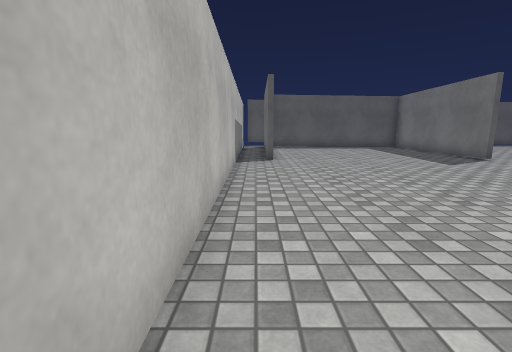
View 1 (above)

24 first-person views from a walk through a Unity game level. The camera is 1.2 m above the floor, tilts 10° down and sees 85° across. The floor is counted in squares, 1 m on a side. Each view is taken from the middle of a square. On the plan, view 1 faces up. The plan holds only what a view shows up to about 13 squares ahead; the rest is blank. The player character is not drawn. Some animated figures are left out. Surface patterns are stand-ins for the level's own textures.

View 2
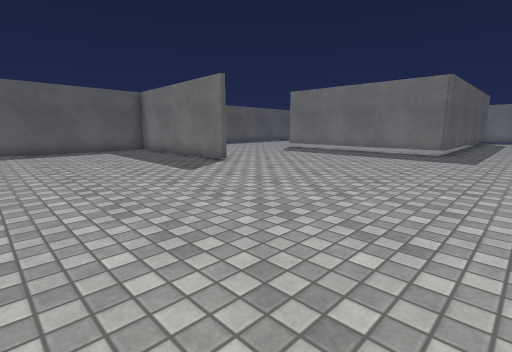

View 3
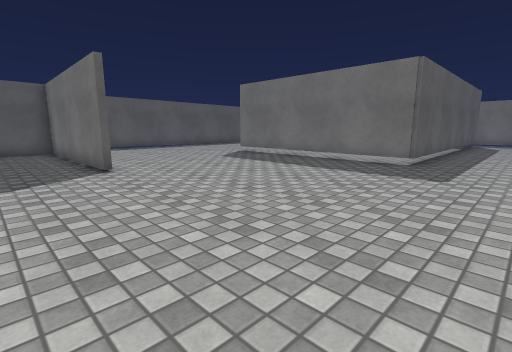

View 4
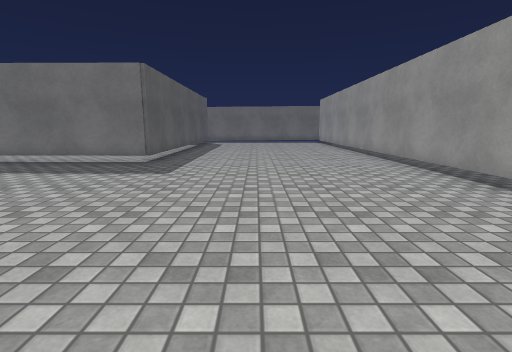

View 5
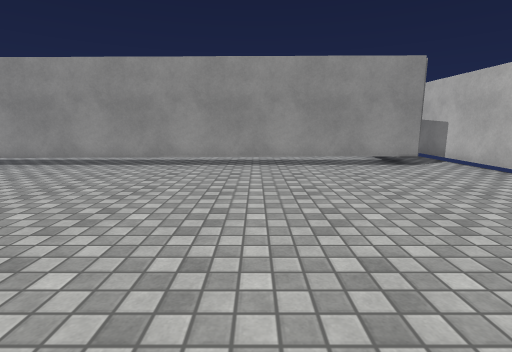

View 6
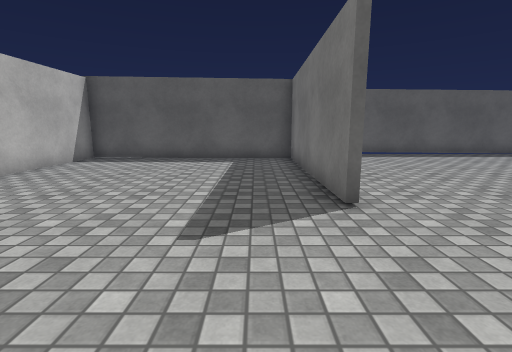

View 7
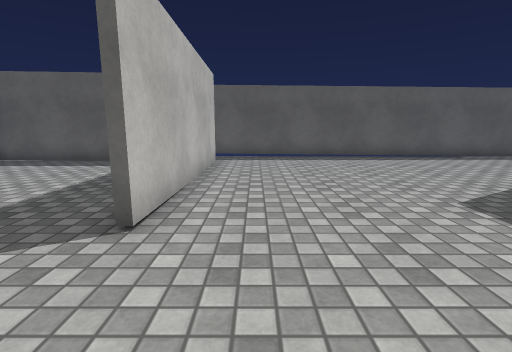

View 8
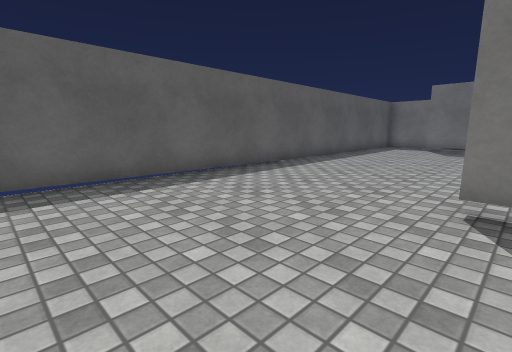

View 9
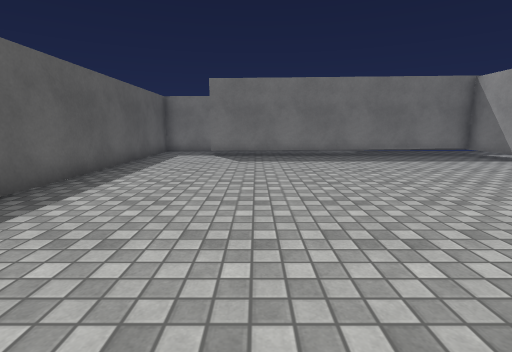

View 10
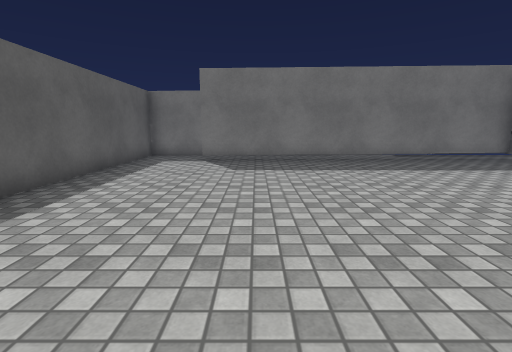

View 11
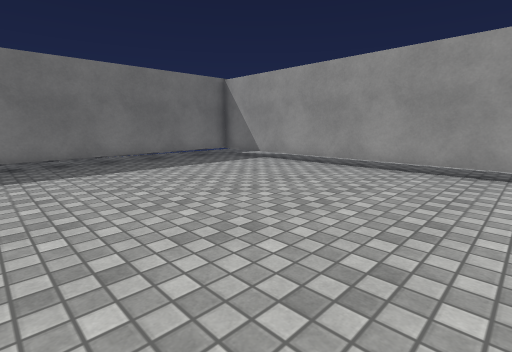

View 12
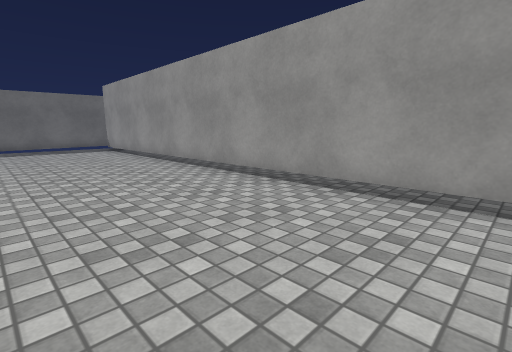

View 13
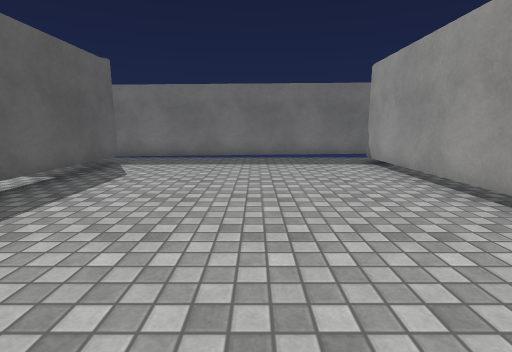

View 14
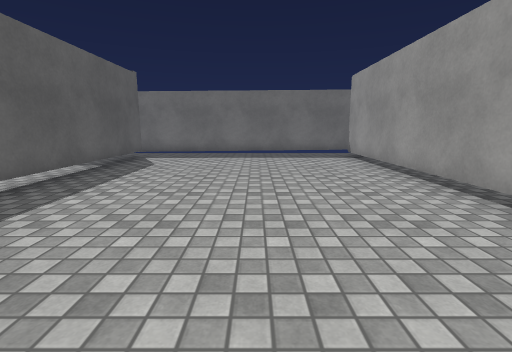

View 15
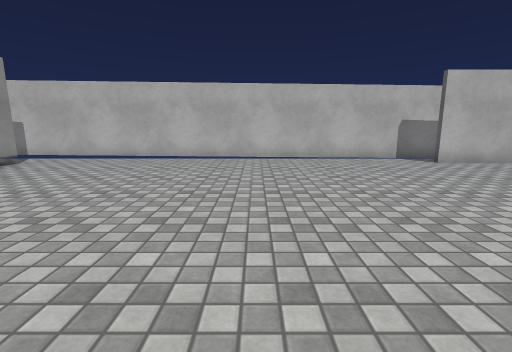

View 16
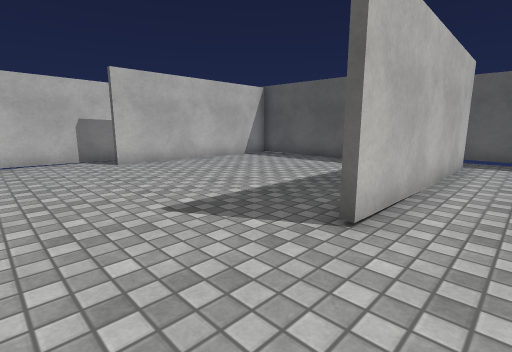

View 17
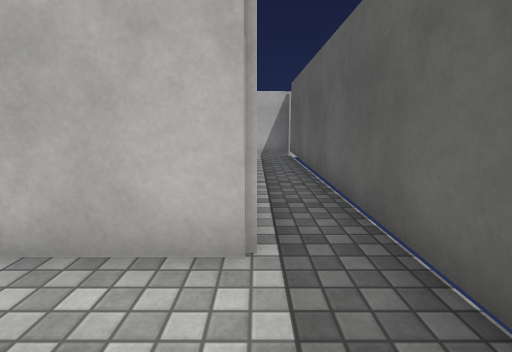

View 18
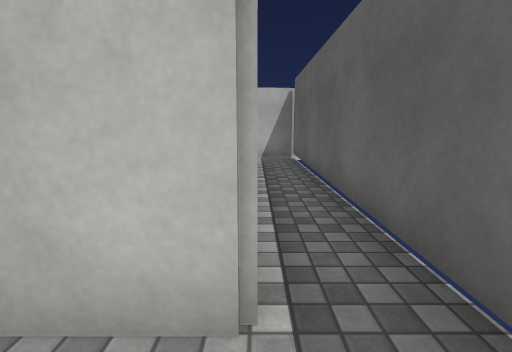

View 19
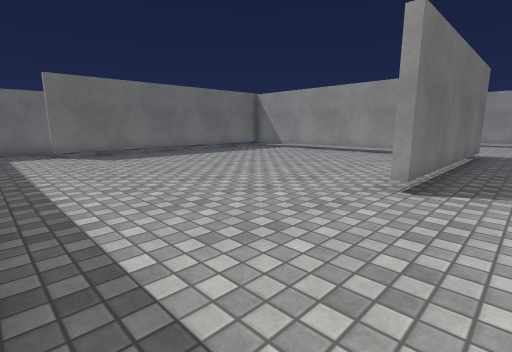

View 20
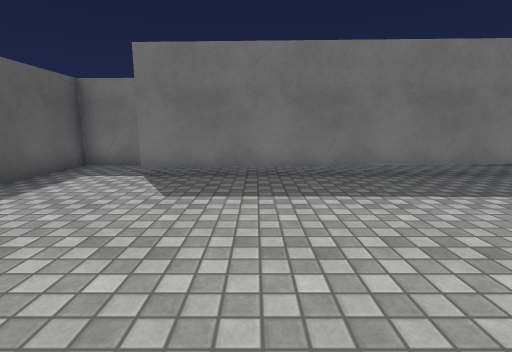

View 21
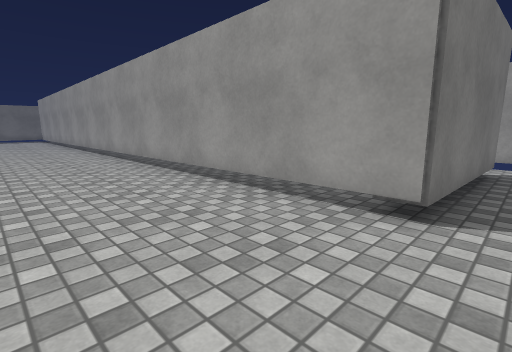

View 22
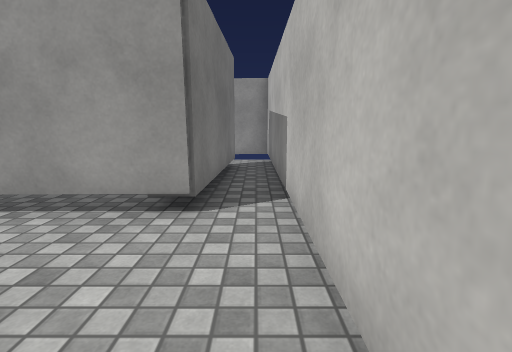

View 23
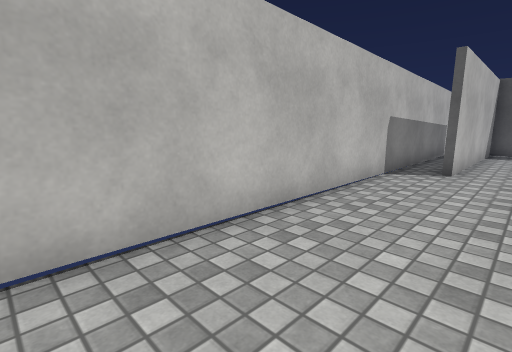

View 24
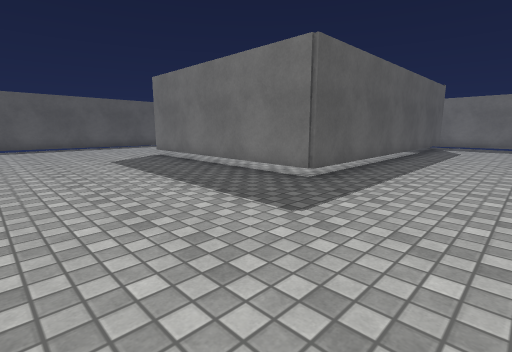

### Floor plan
Key: @ floor where view 1 was taken; # wall or solid block; . floor; T thing the floor can be seen under or through.
Columns run from 1 left of view 1 to 29 right of it. Each row starts with its distance up from view 1.
 19 ######################
 18 #....................##########
 17 #.########....................#
 16 # #......#....................#
 15 # #......#..................T.
 14 #.#......#..................T.
 13 #.#......#..................T.
 12 #.#......#.......T..........T.
 11 #.#......#.......T..........T.
 10 #................T..........T.
  9 #................T..........T.
  8 #................T..........T.
  7 #................T..........T.
  6 #................T..........T.
  5 #................TTTTTTTTTTTT.#
  4 #.............................#
  3 #.............................#
  2 #.............................#
  1 #.............................#
  0 #@............................#
 -1 #.............................#
 -2 #.............................#
 -3 #.............................#
 -4 #.#############################
 -5 #.#
 -6 #.#
 -7 #.#
 -8 #.#
 -9 #.#
-10 ###

Positions as (right, up) in squares from view 1, and headings:
1: (0, 0), facing up
2: (2, 2), facing up-right
3: (6, 2), facing up-right
4: (6, 1), facing right
5: (6, 5), facing down
6: (7, 6), facing up
7: (10, 7), facing up
8: (11, 12), facing up-right
9: (15, 14), facing right
10: (17, 14), facing right
11: (17, 13), facing down-right
12: (12, 1), facing down-right
13: (18, 0), facing right
14: (16, 0), facing right
15: (10, 4), facing left
16: (10, 7), facing up-left
17: (11, 17), facing left
18: (10, 17), facing left
19: (14, 18), facing down-right
20: (20, 13), facing right
21: (0, 0), facing down-right
22: (0, 0), facing down
23: (2, 2), facing up-left
24: (10, 1), facing up-right
